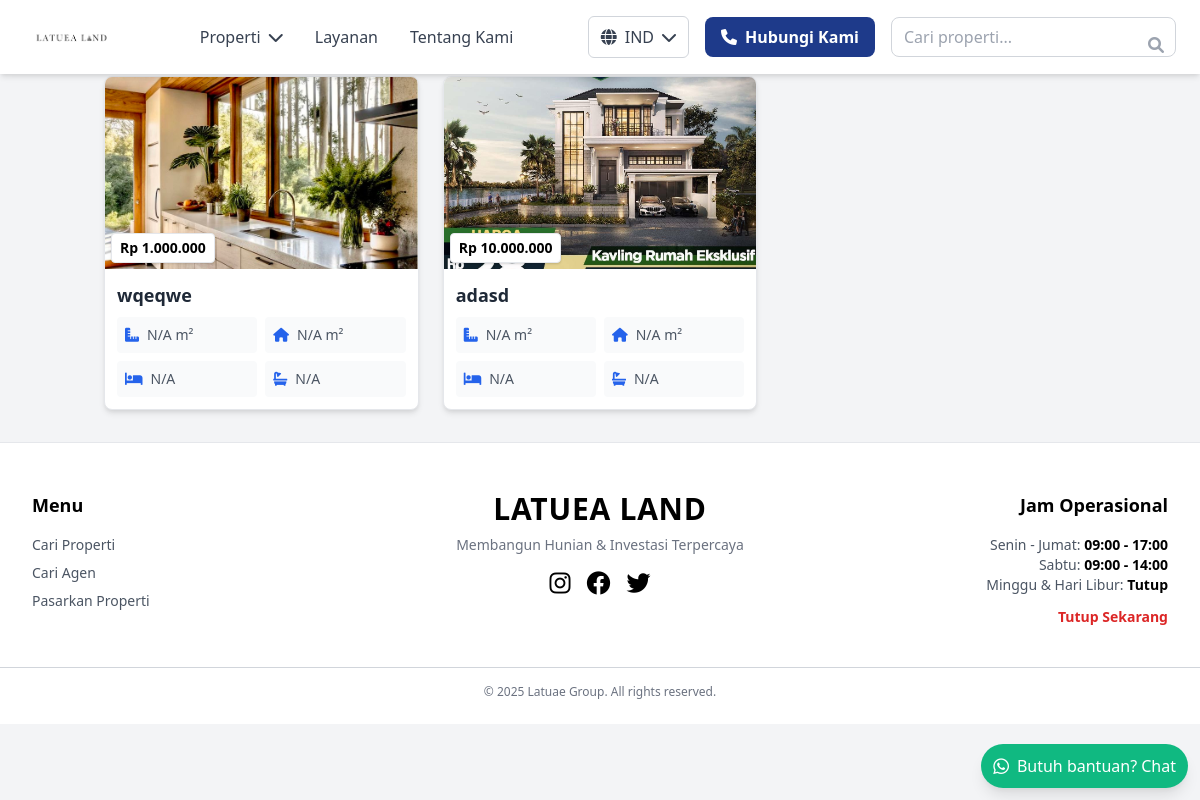
The app's page /user/rent_properties.php with its own data.
### tables this page shows
CREATE TABLE `properties` (
  `id` int(11) NOT NULL,
  `id_properti` varchar(50) DEFAULT NULL,
  `title` varchar(100) NOT NULL,
  `description` text NOT NULL,
  `price` decimal(10,2) NOT NULL,
  `province` varchar(100) DEFAULT NULL,
  `regency` varchar(100) DEFAULT NULL,
  `district_or_area` varchar(100) DEFAULT NULL,
  `image` varchar(255) DEFAULT NULL,
  `created_at` timestamp NOT NULL DEFAULT current_timestamp(),
  `property_type` enum('for_sale','for_rent') NOT NULL DEFAULT 'for_sale',
  `property_kind` varchar(50) DEFAULT NULL,
  `tipe_properti` varchar(50) DEFAULT NULL,
  `luas_tanah` varchar(50) DEFAULT NULL,
  `luas_bangunan` varchar(50) DEFAULT NULL,
  `arah_bangunan` varchar(50) DEFAULT NULL,
  `jenis_bangunan` varchar(50) DEFAULT NULL,
  `jumlah_lantai` varchar(50) DEFAULT NULL,
  `kamar_tidur` varchar(50) DEFAULT NULL,
  `kamar_pembantu` varchar(50) DEFAULT NULL,
  `kamar_mandi` varchar(50) DEFAULT NULL,
  `daya_listrik` varchar(50) DEFAULT NULL,
  `saluran_air` varchar(50) DEFAULT NULL,
  `jalur_telepon` varchar(50) DEFAULT NULL,
  `interior` varchar(50) DEFAULT NULL,
  `garasi_parkir` varchar(50) DEFAULT NULL,
  `sertifikat` varchar(50) DEFAULT NULL,
  `view_count` int(11) DEFAULT 0,
  `agent_id` int(11) DEFAULT NULL,
  `facilities` text DEFAULT NULL,
  `is_featured` tinyint(1) DEFAULT 0
);

### user/rent_properties.php (the view, shortened to what this page needs)
<?php
require __DIR__ . '/../includes/db_connect.php';
require __DIR__ . '/../includes/header.php';
$properties_per_page = 9;
$current_page = isset($_GET['page']) && is_numeric($_GET['page']) ? (int)$_GET['page'] : 1;
$offset = ($current_page - 1) * $properties_per_page;
$property_type = 'for_rent';
$sql = "
    SELECT
        p.id,
        p.title,
        p.price,
        p.province,
        p.regency,
        p.luas_tanah,
        p.luas_bangunan,
        p.kamar_tidur,
        p.kamar_mandi,
        pi.image_path AS main_image_path
    FROM
        properties p
    LEFT JOIN
        (SELECT property_id, MIN(id) AS min_img_id FROM property_images GROUP BY property_id) AS min_images
    ON
        p.id = min_images.property_id
    LEFT JOIN
        property_images pi
    ON
        min_images.min_img_id = pi.id
    WHERE
        p.property_type = ?
    ORDER BY
        p.created_at DESC
    LIMIT ? OFFSET ?
";
try {
    $stmt = $pdo->prepare($sql);
    $stmt->bindValue(1, $property_type, PDO::PARAM_STR);
    $stmt->bindValue(2, $properties_per_page, PDO::PARAM_INT);
    $stmt->bindValue(3, $offset, PDO::PARAM_INT);
    $stmt->execute();
    $properties = $stmt->fetchAll(PDO::FETCH_ASSOC);
} catch (PDOException $e) {
    error_log("Error fetching properties: " . $e->getMessage());
    echo "<div class='container mx-auto px-4 py-6'><p class='text-red-600'>Terjadi kesalahan saat mengambil data properti.</p></div>";
    require __DIR__ . '/../includes/footer.php';
    exit;
}
?>
<!DOCTYPE html>
<html lang="id">
<head>
    <link rel="stylesheet" href="https://cdnjs.cloudflare.com/ajax/libs/font-awesome/6.0.0/css/all.min.css">
    <link href="https://cdn.jsdelivr.net/npm/tailwindcss@2.2.19/dist/tailwind.min.css" rel="stylesheet">
</head>
<body class="font-lato bg-gray-100 text-gray-800">
    <div class="container mx-auto px-4 py-6">
        <h1 class="text-xl md:text-2xl font-bold text-gray-800 text-center mb-3">Properties for Rent</h1>
        <div class="flex justify-center">
            <div class="grid grid-cols-1 sm:grid-cols-2 lg:grid-cols-3 gap-4 md:gap-6 my-2 w-full">
                <?php if (empty($properties)): ?>
                    <p class="col-span-full text-center text-gray-600 py-5 text-sm md:text-base">Tidak ada properti untuk disewakan saat ini.</p>
                <?php else: ?>
                    <?php foreach ($properties as $property): ?>
                        <a href="detail_property.php?id=<?= htmlspecialchars($property['id']) ?>" class="block h-full">
                            <div class="bg-white border border-gray-200 rounded-lg shadow-md overflow-hidden hover:-translate-y-1 hover:shadow-lg transition h-full flex flex-col max-w-full sm:max-w-[340px] mx-auto">
                                <div class="relative w-full h-40 sm:h-48">
                                    <img src="../Uploads/properties/<?= htmlspecialchars($property['main_image_path'] ?? 'default.jpg') ?>" alt="<?= htmlspecialchars($property['title']) ?>" class="w-full h-full object-cover hover:scale-105 transition-transform">
                                    <div class="absolute bottom-1.5 left-1.5 bg-white text-black px-2 py-1 rounded text-xs md:text-sm font-semibold border border-gray-200 shadow">
                                        Rp <?= number_format($property['price'], 0, ',', '.') ?>
                                    </div>
                                </div>
                                <div class="p-3 flex-grow">
                                    <h3 class="text-base md:text-lg font-semibold text-gray-800 truncate mb-2"><?= htmlspecialchars($property['title']) ?></h3>
                                    <div class="grid grid-cols-2 sm:grid-cols-2 gap-2 mt-2">
                                        <div class="flex items-center gap-2 text-xs md:text-sm text-gray-600 bg-gray-50 p-2 rounded">
                                            <i class="fas fa-ruler-combined text-blue-600"></i>
                                            <span><?= htmlspecialchars($property['luas_tanah'] ?? 'N/A') ?> m²</span>
                                        </div>
                                        <div class="flex items-center gap-2 text-xs md:text-sm text-gray-600 bg-gray-50 p-2 rounded">
                                            <i class="fas fa-home text-blue-600"></i>
                                            <span><?= htmlspecialchars($property['luas_bangunan'] ?? 'N/A') ?> m²</span>
                                        </div>
                                        <div class="flex items-center gap-2 text-xs md:text-sm text-gray-600 bg-gray-50 p-2 rounded">
                                            <i class="fas fa-bed text-blue-600"></i>
                                            <span><?= htmlspecialchars($property['kamar_tidur'] ?? 'N/A') ?></span>
                                        </div>
                                        <div class="flex items-center gap-2 text-xs md:text-sm text-gray-600 bg-gray-50 p-2 rounded">
                                            <i class="fas fa-bath text-blue-600"></i>
                                            <span><?= htmlspecialchars($property['kamar_mandi'] ?? 'N/A') ?></span>
                                        </div>
                                    </div>
                                </div>
                            </div>
                        </a>
                    <?php endforeach; ?>
                <?php endif; ?>
            </div>
        </div>
        <a href="https://wa.me/62123456789" class="fixed bottom-3 right-3 bg-green-500 text-white px-3 py-2 rounded-full flex items-center gap-2 shadow-lg hover:bg-green-600 hover:-translate-y-1 transition z-10 text-sm md:text-base">
            <i class="fab fa-whatsapp text-base md:text-lg"></i> Butuh bantuan? Chat
        </a>
    </div>
    <?php require __DIR__ . '/../includes/footer.php'; ?>
</body>
</html>

### records on screen
properties: shows a picture, price "1.000.000", title "wqeqwe", luas_tanah "N/A", luas_bangunan "N/A", kamar_tidur "N/A", kamar_mandi "N/A"
properties: shows a picture, price "10.000.000", title "adasd", luas_tanah "N/A", luas_bangunan "N/A", kamar_tidur "N/A", kamar_mandi "N/A"
